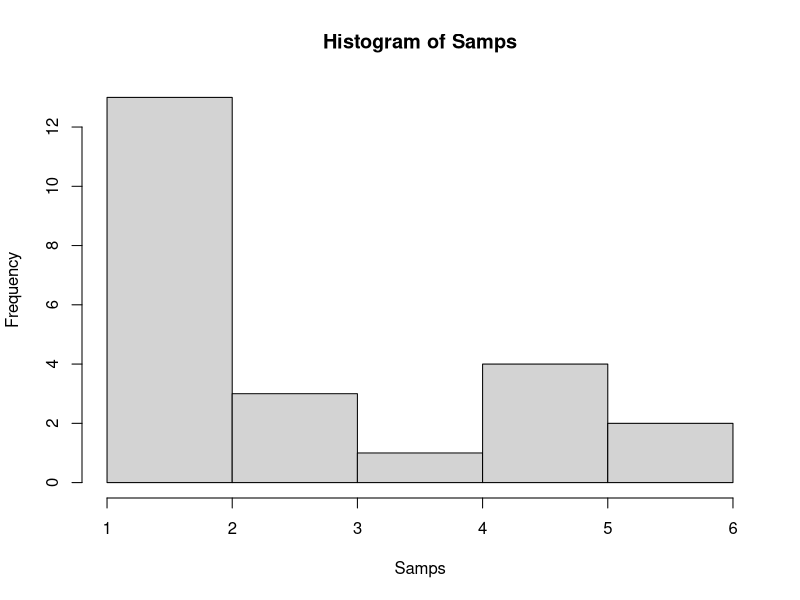
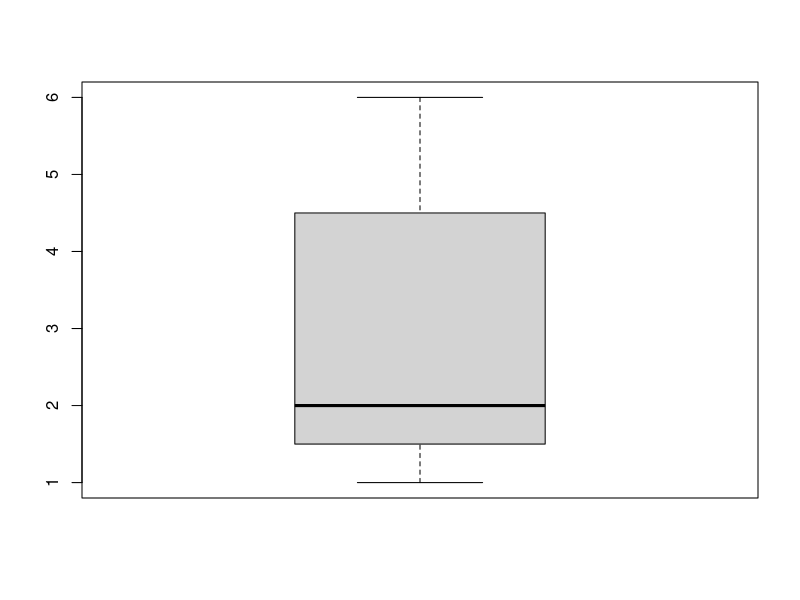

The R script that drew these images, in order:
## ---- chunk 1
knitr::opts_chunk$set(echo = TRUE)
## ---- chunk 2
# Counter Example
## ---- chunk 3
X <- 5
## ---- chunk 4
X <- X + 1
## ---- chunk 5
# Die roll
S <- 1:6
## ---- chunk 6
# Use function (argument1 = x, argument2 = y, ...)
S <- seq(from = 1, to = 6, by = 1)
## ---- chunk 7
P <- c(1/6,1/6,1/6,1/6,1/6,1/6)
## ---- chunk 8
# Randomization set.seed() function
set.seed(27)
## ---- chunk 9
# Sample function (uses randomization above, run line 13 BEFORE 16 every time)
Samps <- sample(S, 23, replace = TRUE, prob = P)
## ---- chunk 10
print(Samps)
## ---- chunk 11
summary(Samps)
## ---- chunk 12
# Visualizations!
hist(Samps)
boxplot(Samps)
## ---- chunk 13
# Change data type and save
Samps <- as.data.frame(Samps)
## ---- chunk 14
summary(Samps)
